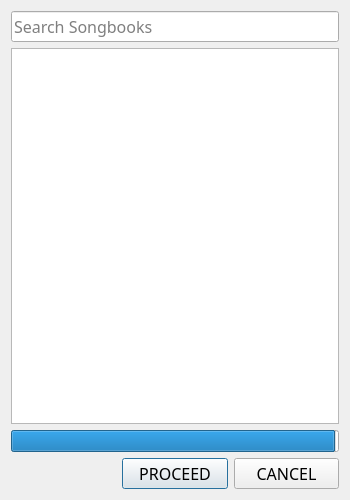
<?xml version="1.0" encoding="UTF-8"?>
<ui version="4.0">
 <class>AppOnline</class>
 <widget class="QDialog" name="AppOnline">
  <property name="geometry">
   <rect>
    <x>0</x>
    <y>0</y>
    <width>350</width>
    <height>500</height>
   </rect>
  </property>
  <property name="windowTitle">
   <string>Select Your Preffered Books</string>
  </property>
  <property name="windowIcon">
   <iconset resource="../icons/icons.qrc">
    <normaloff>:/icons/app_icon</normaloff>:/icons/app_icon</iconset>
  </property>
  <property name="sizeGripEnabled">
   <bool>false</bool>
  </property>
  <layout class="QVBoxLayout" name="MainLayout">
   <item>
    <layout class="QHBoxLayout" name="CentralWidget">
     <property name="bottomMargin">
      <number>0</number>
     </property>
     <item>
      <layout class="QVBoxLayout" name="MainPanel">
       <item>
        <widget class="QLineEdit" name="TxtSearch">
         <property name="sizePolicy">
          <sizepolicy hsizetype="Preferred" vsizetype="Fixed">
           <horstretch>0</horstretch>
           <verstretch>0</verstretch>
          </sizepolicy>
         </property>
         <property name="font">
          <font>
           <family>Trebuchet MS</family>
           <pointsize>12</pointsize>
          </font>
         </property>
         <property name="inputMask">
          <string/>
         </property>
         <property name="text">
          <string/>
         </property>
         <property name="placeholderText">
          <string>Search Songbooks</string>
         </property>
        </widget>
       </item>
       <item>
        <widget class="QListView" name="LstBooks">
         <property name="sizePolicy">
          <sizepolicy hsizetype="Preferred" vsizetype="Expanding">
           <horstretch>0</horstretch>
           <verstretch>0</verstretch>
          </sizepolicy>
         </property>
        </widget>
       </item>
       <item>
        <layout class="QVBoxLayout" name="ProgressLayout">
         <item>
          <widget class="QProgressBar" name="progressBar">
           <property name="sizePolicy">
            <sizepolicy hsizetype="Expanding" vsizetype="Fixed">
             <horstretch>0</horstretch>
             <verstretch>0</verstretch>
            </sizepolicy>
           </property>
           <property name="maximum">
            <number>100</number>
           </property>
           <property name="value">
            <number>99</number>
           </property>
           <property name="textVisible">
            <bool>false</bool>
           </property>
           <property name="format">
            <string>%p%</string>
           </property>
          </widget>
         </item>
        </layout>
       </item>
       <item>
        <layout class="QHBoxLayout" name="BottomLayout">
         <item>
          <widget class="QLabel" name="LblNothing">
           <property name="text">
            <string/>
           </property>
          </widget>
         </item>
         <item>
          <widget class="QPushButton" name="BtnProceed">
           <property name="font">
            <font>
             <family>Trebuchet MS</family>
             <pointsize>12</pointsize>
            </font>
           </property>
           <property name="text">
            <string>PROCEED</string>
           </property>
          </widget>
         </item>
         <item>
          <widget class="QPushButton" name="BtnCancel">
           <property name="font">
            <font>
             <family>Trebuchet MS</family>
             <pointsize>12</pointsize>
            </font>
           </property>
           <property name="text">
            <string>CANCEL</string>
           </property>
          </widget>
         </item>
        </layout>
       </item>
      </layout>
     </item>
    </layout>
   </item>
  </layout>
 </widget>
 <resources>
  <include location="../icons/icons.qrc"/>
 </resources>
 <connections/>
</ui>
